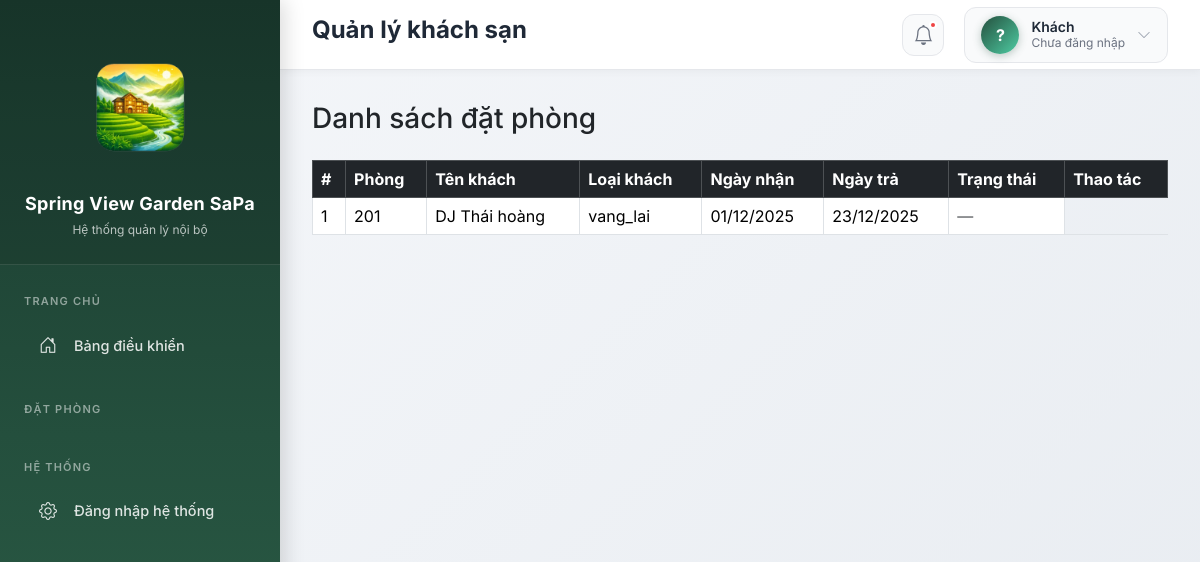
The app's page /dat-phong/danh-sach/, older data.
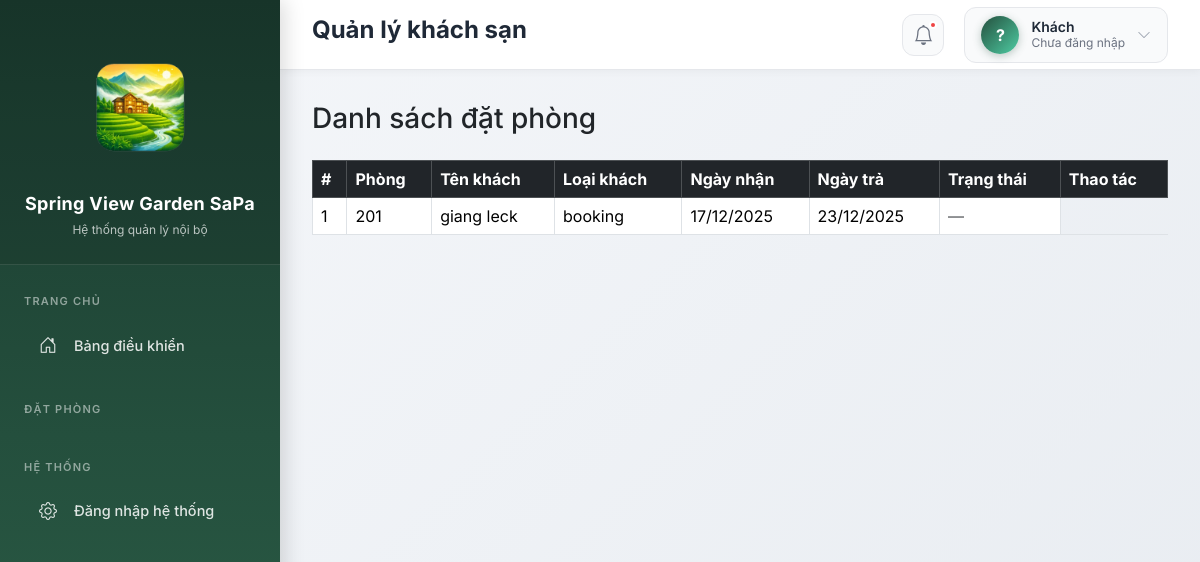
The same page, newer data.
### dat_phong/models.py (models this page shows, shortened)
class DatPhong(models.Model):
    LOAI_KHACH_CHOICES = [
        ('vang_lai', 'Vãng lai'),
        ('tour', 'Khách tour đoàn'),
        ('booking', 'Booking'),
        ('agoda', 'Agoda'),
        ('traveloka', 'Traveloka'),
    ]
    ma_khach = models.CharField(
        max_length=10,
        unique=True,
        editable=False,
        null=True,
        blank=True,
        verbose_name="Mã khách"
    )
    phong = models.ForeignKey(
        Phong,
        on_delete=models.PROTECT,
        verbose_name="Phòng"
    )
    ten_khach = models.CharField(
        max_length=100,
        verbose_name="Tên khách"
    )
    loai_khach = models.CharField(
        max_length=20,
        choices=LOAI_KHACH_CHOICES,
        verbose_name="Loại khách"
    )
    ngay_nhan = models.DateField(
        verbose_name="Ngày nhận phòng"
    )
    ngay_tra_du_kien = models.DateField(
        verbose_name="Ngày trả dự kiến"
    )
    ngay_tra = models.DateField(
        null=True,
        blank=True,
        verbose_name="Ngày trả phòng"
    )
    dang_o = models.BooleanField(
        default=True,
        verbose_name="Đang ở"
    )
    class Meta:
        ordering = ['-dang_o', '-ngay_nhan']

### khach_san/models.py (models this page shows, shortened)
class Phong(models.Model):
    TRANG_THAI_CHOICES = [
        ('trong', 'Trống'),
        ('dang_thue', 'Đang thuê'),
        ('dang_bao_tri', 'Đang bảo trì'),
    ]
    ma_phong = models.CharField(max_length=10, unique=True)
    loai_phong = models.ForeignKey(LoaiPhong, on_delete=models.PROTECT)
    trang_thai = models.CharField(
        max_length=20,
        choices=TRANG_THAI_CHOICES,
        default='trong'
    )

### dat_phong/views.py (the view)
# urls.py: path('danh-sach/', views.danh_sach_dat_phong, name='danh_sach_dat_phong'),
def danh_sach_dat_phong(request):
    danh_sach = DatPhong.objects.select_related('phong') \
        .order_by('-dang_o', '-ngay_nhan')
    context = {
        'danh_sach': danh_sach
    }
    return render(request, 'dat_phong/danh_sach_dat_phong.html', context)

### templates/dat_phong/danh_sach_dat_phong.html
{% extends 'base.html' %}
{% block content %}
<h3 class="mb-4">Danh sách đặt phòng</h3>
<table class="table table-bordered table-hover align-middle">
    <thead class="table-dark">
        <tr>
            <th>#</th>
            <th>Phòng</th>
            <th>Tên khách</th>
            <th>Loại khách</th>
            <th>Ngày nhận</th>
            <th>Ngày trả</th>
            <th>Trạng thái</th>
            <th>Thao tác</th>
        </tr>
    </thead>
    <tbody>
        {% for dp in danh_sach %}
        <tr>
            <td>{{ forloop.counter }}</td>
            <td>{{ dp.phong.ma_phong }}</td>
            <td>{{ dp.ten_khach }}</td>
            <td>{{ dp.loai_khach }}</td>
            <td>{{ dp.ngay_nhan|date:"d/m/Y" }}</td>
            <td>
                {% if dp.ngay_tra %}
                    {{ dp.ngay_tra|date:"d/m/Y" }}
                {% else %}
                    —
                {% endif %}
            </td>
            <td>
    {% if user.is_superuser %}
        {% if dp.dang_o %}
            <a href="{% url 'dat_phong:check_out' dp.id %}"
               class="btn btn-sm btn-danger">
                Check-out
            </a>
        {% else %}
            <span class="text-muted">—</span>
        {% endif %}
    {% else %}
        <span class="text-muted">—</span>
    {% endif %}
</td>
        </tr>
        {% empty %}
        <tr>
            <td colspan="8" class="text-center text-muted">
                Chưa có đơn đặt phòng
            </td>
        </tr>
        {% endfor %}
    </tbody>
</table>
{% endblock %}

### templates/base.html (shortened to what this page needs)
<html lang="vi" class="h-full">
 <head>
  <script src="https://cdn.tailwindcss.com" type="text/javascript"></script>
 </head>
 <body>
  {% load static %}
  <link href="https://cdn.jsdelivr.net/npm/bootstrap@5.3.2/dist/css/bootstrap.min.css" rel="stylesheet">
  <link rel="stylesheet" href="https://cdn.jsdelivr.net/npm/bootstrap-icons@1.11.1/font/bootstrap-icons.css">
     {% block head %}{% endblock %}   {% with view_name=request.resolver_match.view_name %}
  <aside class="sidebar" id="sidebar">
   <div class="sidebar-header">
  <img
    src="{% static 'images/logo3.png' %}"
    alt="Logo Spring View Garden SaPa"
    class="sidebar-logo-img"
  />
  <div class="sidebar-title">
    Spring View Garden SaPa
  </div>
  <div class="sidebar-subtitle">
    Hệ thống quản lý nội bộ
  </div>
</div>
   <nav class="sidebar-menu">
    <div class="menu-section">
     <div class="nhom-menu">
      Trang chủ
     </div><a href="{% url 'bao_cao:trang_chu' %}" class="{% if view_name == 'bao_cao:trang_chu' %}active{% endif %}"> <i class="bi bi-house-door"></i> <span>Bảng điều khiển</span> </a>
    </div>
    <div class="menu-section">
     <div class="nhom-menu">
      Đặt phòng
     </div>
    </div>
    <div class="menu-section">
     <div class="nhom-menu">
      Hệ thống
     </div><a href="/admin/"> <i class="bi bi-gear"></i> <span>Đăng nhập hệ thống</span> </a>
    </div>
   </nav>
  </aside> {% endwith %}
  <header class="topbar">
   <div style="display: flex; align-items: center; gap: 16px;"><button class="mobile-menu-btn" onclick="toggleSidebar()">  </button>
    <h1 class="topbar-title">{% block page_title %}Quản lý khách sạn{% endblock %}</h1>
   </div>
   <div class="topbar-right"><button class="notification-btn"> <i class="bi bi-bell"></i> <span class="notification-badge"></span> </button>
    <div class="topbar-user">
     <div class="user-avatar">
      {% if user.is_authenticated %} {{ user.username|first|upper }} {% else %} ? {% endif %}
     </div>
     <div class="user-info">
      <div class="user-name">
       {% if user.is_authenticated %} {{ user.username }} {% else %} Khách {% endif %}
      </div>
      <div class="user-role">
       {% if user.is_superuser %} Quản trị viên {% elif user.is_authenticated %} Nhân viên {% else %} Chưa đăng nhập {% endif %}
      </div>
     </div><i class="bi bi-chevron-down" style="color: #9ca3af; font-size: 14px;"></i>
    </div>
   </div>
  </header>
  <main class="main-content">
   {% block content %}{% endblock %}
  </main>
 </body>
</html>

### templates/base.html (style rules this page uses)
body { box-sizing: border-box; }
* { margin: 0; padding: 0; box-sizing: border-box; }
html, body { height: 100%; width: 100%; font-family: 'Inter', -apple-system, BlinkMacSystemFont, sans-serif; }
body { background: linear-gradient(135deg, #f5f7fa 0%, #e8ecf1 100%); overflow-x: hidden; }
.sidebar { width: 280px; height: 100%; position: fixed; left: 0; top: 0; background: linear-gradient(180deg, #1a3a2e 0%, #244f3d 50%, #2d6149 100%); color: #ffffff; padding: 0; box-shadow: 4px 0 20px rgba(0, 0, 0, 0.15); z-index: 1000; overflow-y: auto; overflow-x: hidden; }
.sidebar-header { padding: 30px 20px 25px; text-align: center; border-bottom: 1px solid rgba(255, 255, 255, 0.1); background: rgba(0, 0, 0, 0.1); }
.sidebar-title { font-size: 18px; font-weight: 700; color: #ffffff; margin-bottom: 4px; letter-spacing: 0.3px; }
.sidebar-subtitle { font-size: 12px; color: rgba(255, 255, 255, 0.7); font-weight: 400; }
.sidebar-menu { padding: 20px 0; }
.menu-section { margin-bottom: 25px; }
.nhom-menu { padding: 8px 24px; font-size: 11px; text-transform: uppercase; letter-spacing: 1.2px; color: rgba(255, 255, 255, 0.5); font-weight: 600; margin-bottom: 5px; }
.sidebar a { color: rgba(255, 255, 255, 0.85); text-decoration: none; display: flex; align-items: center; padding: 12px 24px; margin: 3px 12px; border-radius: 10px; transition: all 0.3s ease; font-size: 14.5px; font-weight: 500; position: relative; overflow: hidden; }
.sidebar a::before { content: ''; position: absolute; left: 0; top: 0; width: 4px; height: 100%; background: #4ecca3; transform: scaleY(0); transition: transform 0.3s ease; }
.sidebar a i { margin-right: 14px; font-size: 18px; width: 24px; text-align: center; }
.topbar { height: 70px; background: #ffffff; border-bottom: 1px solid #e5e7eb; position: fixed; top: 0; left: 280px; right: 0; display: flex; align-items: center; justify-content: space-between; padding: 0 32px; z-index: 999; box-shadow: 0 2px 8px rgba(0, 0, 0, 0.04); }
.topbar-title { font-size: 24px; font-weight: 700; color: #1f2937; }
.topbar-right { display: flex; align-items: center; gap: 20px; }
.topbar-user { display: flex; align-items: center; gap: 12px; padding: 8px 16px; background: #f9fafb; border-radius: 12px; border: 1px solid #e5e7eb; transition: all 0.3s ease; }
.user-avatar { width: 38px; height: 38px; border-radius: 50%; background: linear-gradient(135deg, #244f3d 0%, #4ecca3 100%); display: flex; align-items: center; justify-content: center; color: white; font-weight: 700; font-size: 16px; box-shadow: 0 2px 8px rgba(36, 79, 61, 0.3); }
.user-info { display: flex; flex-direction: column; align-items: flex-start; }
.user-name { font-size: 14px; font-weight: 600; color: #1f2937; line-height: 1.2; }
.user-role { font-size: 12px; color: #6b7280; line-height: 1.2; }
.notification-btn { width: 42px; height: 42px; border-radius: 12px; background: #f9fafb; border: 1px solid #e5e7eb; display: flex; align-items: center; justify-content: center; cursor: pointer; transition: all 0.3s ease; position: relative; }
.notification-btn i { font-size: 20px; color: #6b7280; }
.notification-badge { position: absolute; top: 6px; right: 6px; width: 8px; height: 8px; background: #ef4444; border-radius: 50%; border: 2px solid #ffffff; }
.main-content { margin-left: 280px; margin-top: 70px; padding: 32px; min-height: calc(100% - 70px); width: calc(100% - 280px); }

Row changes from the older to the newer data that the page shows:
removed DatPhong: phong.ma_phong "201", ten_khach "DJ Thái hoàng", loai_khach "vang_lai", ngay_nhan "01/12/2025", ngay_tra "23/12/2025"
added DatPhong: phong.ma_phong "201", ten_khach "giang leck", loai_khach "booking", ngay_nhan "17/12/2025", ngay_tra "23/12/2025"
